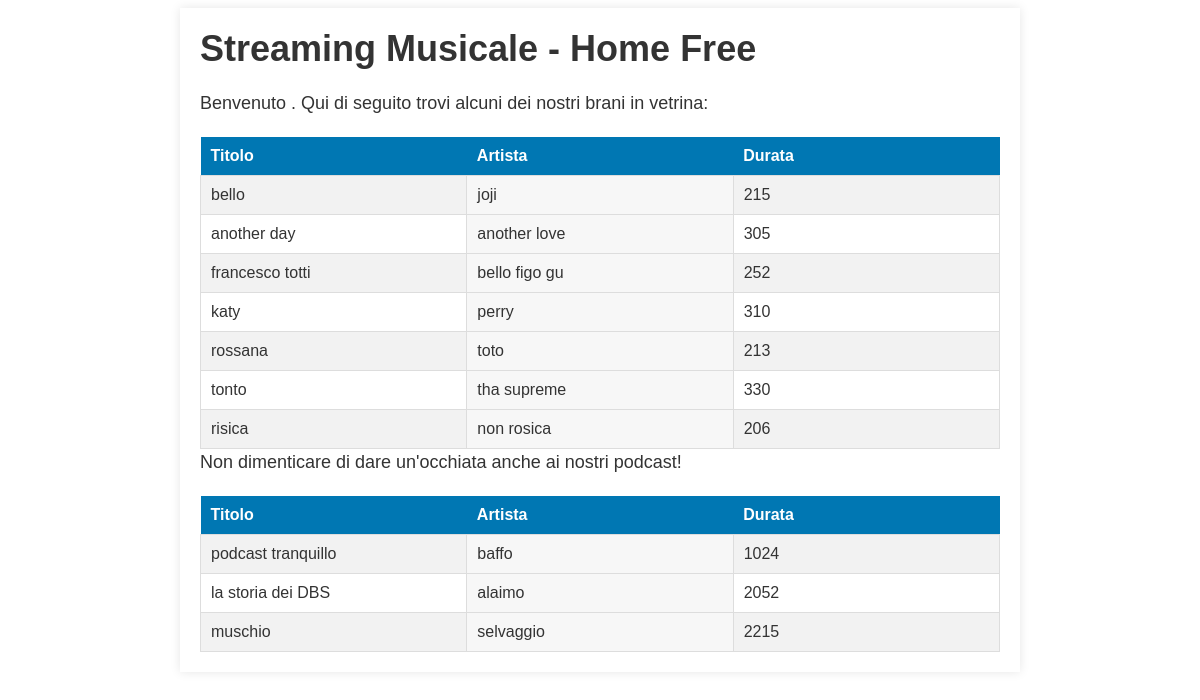
The page /Interfaccia/home_free.php on the database its author committed.
### tables this page shows
CREATE TABLE IF NOT EXISTS Crea_Contenuto (
	idContenuto INT UNSIGNED,
    nomeArtista VARCHAR(100) NOT NULL,
    PRIMARY KEY (idContenuto, nomeArtista),
    UNIQUE KEY (idContenuto, nomeArtista),
    FOREIGN KEY (idContenuto)
    	REFERENCES Contenuto(idContenuto)
    	ON UPDATE CASCADE ON DELETE CASCADE,
    FOREIGN KEY (nomeArtista)
    	REFERENCES Artista(nomeArtista)
    	ON UPDATE CASCADE ON DELETE CASCADE
);

CREATE TABLE IF NOT EXISTS Contenuto (
	idContenuto INT UNSIGNED AUTO_INCREMENT,
    nome VARCHAR(100) NOT NULL,
    duarata INT UNSIGNED NOT NULL,
    riproduzione INT UNSIGNED NOT NULL DEFAULT 0,
    tipo INT UNSIGNED,
    PRIMARY KEY (idContenuto),
    FOREIGN KEY (tipo)
        REFERENCES Tipo_Contenuto(idTipoContenuto)
);

### Interfaccia/home_free.php (the view, shortened to what this page needs)
<?php
$conn = mysqli_connect("localhost", "root", "", "piattaforma_streaming_musicale");
$sql_brani = "SELECT * FROM contenuto JOIN crea_contenuto WHERE contenuto.idContenuto=crea_contenuto.idContenuto AND tipo = 0";
$result_brani = mysqli_query($conn, $sql_brani);
$sql_podcast = "SELECT * FROM contenuto JOIN crea_contenuto WHERE contenuto.idContenuto=crea_contenuto.idContenuto AND tipo = 1";
$result_podcast = mysqli_query($conn, $sql_podcast);
?>
<!DOCTYPE html>
<html>
<head>
	<link rel="stylesheet" type="text/css" href="style.css">
</head>
<body>
	<div class="container">
		<h1>Streaming Musicale - Home Free</h1>
		<p>Benvenuto <?php echo $_SESSION['email']; ?>. Qui di seguito trovi alcuni dei nostri brani in vetrina:</p>
		<table>
		<tr>
			<th>Titolo</th>
			<th>Artista</th>
			<th>Durata</th>
		</tr>
		<?php
			while($row = mysqli_fetch_assoc($result_brani)){
			echo "<tr>";
			echo "<td>" . $row['nome'] . "</td>";
			echo "<td>" . $row['nomeArtista'] . "</td>";
			echo "<td>" . $row['duarata'] . "</td>";
			echo "</tr>";
			}
		?>
		</table>
		<p>Non dimenticare di dare un'occhiata anche ai nostri podcast!</p>
		<table>
		<tr>
			<th>Titolo</th>
			<th>Artista</th>
			<th>Durata</th>
		</tr>
		<?php
			while($row = mysqli_fetch_assoc($result_podcast)){
			echo "<tr>";
			echo "<td>" . $row['nome'] . "</td>";
			echo "<td>" . $row['nomeArtista'] . "</td>";
			echo "<td>" . $row['duarata'] . "</td>";
			echo "</tr>";
			}
		?>
		</table>
	</div>
</body>
</html>

### Interfaccia/style.css (style rules this page uses)
body { font-family: Arial, sans-serif; background-color: #ffffff; color: #333333; }
.container { max-width: 800px; margin: 0 auto; padding: 20px; background-color: #ffffff; box-shadow: 0 0 10px rgba(0, 0, 0, 0.1); }
h1 { font-size: 36px; margin: 0 0 20px; color: #333333; }
p { font-size: 18px; line-height: 1.5; margin: 0 0 20px; }
table { height: 100%; width: 100%; table-layout: fixed; border-collapse: collapse; }
th { background-color: #0077b3; color: #fff; padding: 10px; text-align: left; }
tr:nth-child(even) { background-color: #f2f2f2; }
td { padding: 10px; border: 1px solid #ddd; }
td:nth-child(2n) { background-color: #f7f7f7; }

### rows shown on the page
crea_contenuto: idContenuto.nome "bello", nomeArtista "joji", idContenuto.duarata "215"
crea_contenuto: idContenuto.nome "another day", nomeArtista "another love", idContenuto.duarata "305"
crea_contenuto: idContenuto.nome "francesco totti", nomeArtista "bello figo gu", idContenuto.duarata "252"
crea_contenuto: idContenuto.nome "katy", nomeArtista "perry", idContenuto.duarata "310"
crea_contenuto: idContenuto.nome "rossana", nomeArtista "toto", idContenuto.duarata "213"
crea_contenuto: idContenuto.nome "tonto", nomeArtista "tha supreme", idContenuto.duarata "330"
crea_contenuto: idContenuto.nome "risica", nomeArtista "non rosica", idContenuto.duarata "206"
crea_contenuto: idContenuto.nome "podcast tranquillo", nomeArtista "baffo", idContenuto.duarata "1024"
crea_contenuto: idContenuto.nome "la storia dei DBS", nomeArtista "alaimo", idContenuto.duarata "2052"
crea_contenuto: idContenuto.nome "muschio", nomeArtista "selvaggio", idContenuto.duarata "2215"
